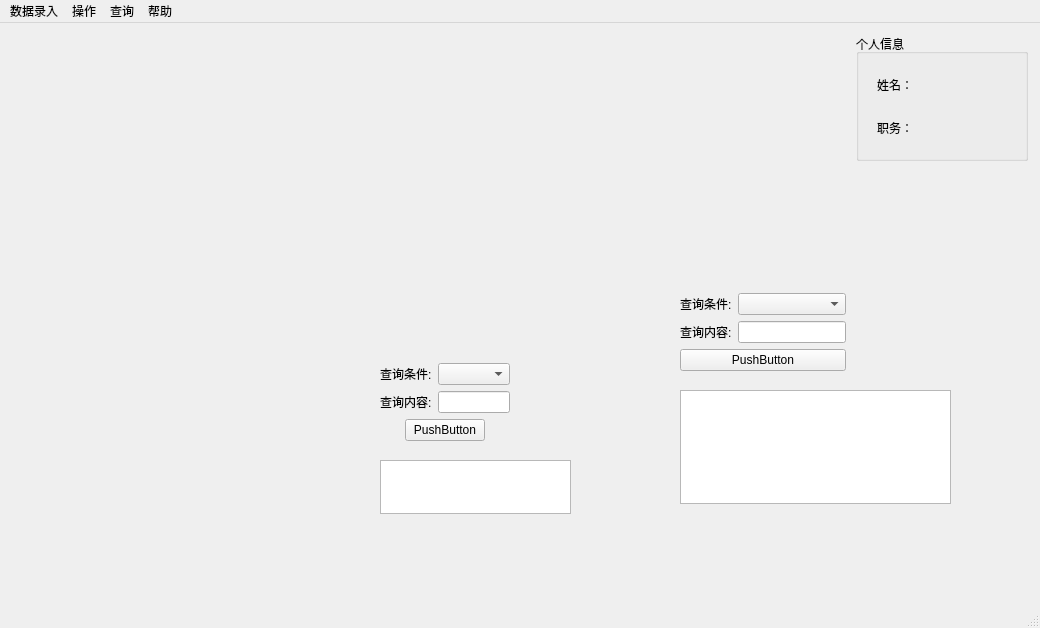
<?xml version="1.0" encoding="UTF-8"?>
<ui version="4.0">
 <class>Admin</class>
 <widget class="QMainWindow" name="Admin">
  <property name="geometry">
   <rect>
    <x>0</x>
    <y>0</y>
    <width>1040</width>
    <height>628</height>
   </rect>
  </property>
  <property name="windowTitle">
   <string>MainWindow</string>
  </property>
  <widget class="QWidget" name="centralwidget">
   <widget class="QGroupBox" name="groupBox_infor">
    <property name="geometry">
     <rect>
      <x>856</x>
      <y>11</y>
      <width>172</width>
      <height>127</height>
     </rect>
    </property>
    <property name="title">
     <string>个人信息</string>
    </property>
    <layout class="QGridLayout" name="gridLayout_2">
     <item row="0" column="0">
      <widget class="QWidget" name="widget" native="true">
       <layout class="QGridLayout" name="gridLayout" rowstretch="2,1,2">
        <item row="0" column="0">
         <layout class="QHBoxLayout" name="horizontalLayout">
          <item>
           <widget class="QLabel" name="label">
            <property name="text">
             <string>姓名：</string>
            </property>
           </widget>
          </item>
          <item>
           <widget class="QLabel" name="lb_name">
            <property name="text">
             <string/>
            </property>
           </widget>
          </item>
         </layout>
        </item>
        <item row="1" column="0">
         <spacer name="verticalSpacer">
          <property name="orientation">
           <enum>Qt::Vertical</enum>
          </property>
          <property name="sizeHint" stdset="0">
           <size>
            <width>20</width>
            <height>18</height>
           </size>
          </property>
         </spacer>
        </item>
        <item row="2" column="0">
         <layout class="QHBoxLayout" name="horizontalLayout_2">
          <item>
           <widget class="QLabel" name="label_2">
            <property name="text">
             <string>职务：</string>
            </property>
           </widget>
          </item>
          <item>
           <widget class="QLabel" name="lb_job">
            <property name="text">
             <string/>
            </property>
           </widget>
          </item>
         </layout>
        </item>
       </layout>
      </widget>
     </item>
    </layout>
   </widget>
   <widget class="QWidget" name="widget_2" native="true">
    <property name="geometry">
     <rect>
      <x>680</x>
      <y>270</y>
      <width>271</width>
      <height>211</height>
     </rect>
    </property>
    <layout class="QGridLayout" name="gridLayout_3">
     <item row="0" column="0">
      <layout class="QHBoxLayout" name="horizontalLayout_5">
       <item>
        <layout class="QVBoxLayout" name="verticalLayout">
         <item>
          <layout class="QHBoxLayout" name="horizontalLayout_3" stretch="1,3">
           <item>
            <widget class="QLabel" name="label_3">
             <property name="text">
              <string>查询条件:</string>
             </property>
            </widget>
           </item>
           <item>
            <widget class="QComboBox" name="cb_serch"/>
           </item>
          </layout>
         </item>
         <item>
          <layout class="QHBoxLayout" name="horizontalLayout_4" stretch="1,3">
           <item>
            <widget class="QLabel" name="label_4">
             <property name="text">
              <string>查询内容:</string>
             </property>
            </widget>
           </item>
           <item>
            <widget class="QLineEdit" name="le_serch"/>
           </item>
          </layout>
         </item>
         <item>
          <widget class="QPushButton" name="btn_serch">
           <property name="text">
            <string>PushButton</string>
           </property>
          </widget>
         </item>
        </layout>
       </item>
       <item>
        <spacer name="horizontalSpacer">
         <property name="orientation">
          <enum>Qt::Horizontal</enum>
         </property>
         <property name="sizeHint" stdset="0">
          <size>
           <width>40</width>
           <height>20</height>
          </size>
         </property>
        </spacer>
       </item>
      </layout>
     </item>
     <item row="1" column="0">
      <spacer name="verticalSpacer_2">
       <property name="orientation">
        <enum>Qt::Vertical</enum>
       </property>
       <property name="sizeType">
        <enum>QSizePolicy::Fixed</enum>
       </property>
       <property name="sizeHint" stdset="0">
        <size>
         <width>20</width>
         <height>13</height>
        </size>
       </property>
      </spacer>
     </item>
     <item row="2" column="0">
      <widget class="QTableWidget" name="tableWidget"/>
     </item>
    </layout>
   </widget>
   <widget class="QWidget" name="widget_3" native="true">
    <property name="geometry">
     <rect>
      <x>380</x>
      <y>340</y>
      <width>191</width>
      <height>151</height>
     </rect>
    </property>
    <layout class="QGridLayout" name="gridLayout_4">
     <item row="0" column="0">
      <layout class="QHBoxLayout" name="horizontalLayout_6" stretch="1,3">
       <item>
        <widget class="QLabel" name="label_5">
         <property name="text">
          <string>查询条件:</string>
         </property>
        </widget>
       </item>
       <item>
        <widget class="QComboBox" name="cb_cond1"/>
       </item>
      </layout>
     </item>
     <item row="1" column="0">
      <layout class="QHBoxLayout" name="horizontalLayout_7" stretch="1,3">
       <item>
        <widget class="QLabel" name="label_6">
         <property name="text">
          <string>查询内容:</string>
         </property>
        </widget>
       </item>
       <item>
        <widget class="QLineEdit" name="le_cont1"/>
       </item>
      </layout>
     </item>
     <item row="1" column="1">
      <spacer name="horizontalSpacer_4">
       <property name="orientation">
        <enum>Qt::Horizontal</enum>
       </property>
       <property name="sizeHint" stdset="0">
        <size>
         <width>225</width>
         <height>20</height>
        </size>
       </property>
      </spacer>
     </item>
     <item row="2" column="0">
      <layout class="QHBoxLayout" name="horizontalLayout_8">
       <item>
        <spacer name="horizontalSpacer_3">
         <property name="orientation">
          <enum>Qt::Horizontal</enum>
         </property>
         <property name="sizeHint" stdset="0">
          <size>
           <width>40</width>
           <height>20</height>
          </size>
         </property>
        </spacer>
       </item>
       <item>
        <widget class="QPushButton" name="btn_serch1">
         <property name="text">
          <string>PushButton</string>
         </property>
        </widget>
       </item>
       <item>
        <spacer name="horizontalSpacer_2">
         <property name="orientation">
          <enum>Qt::Horizontal</enum>
         </property>
         <property name="sizeHint" stdset="0">
          <size>
           <width>40</width>
           <height>20</height>
          </size>
         </property>
        </spacer>
       </item>
      </layout>
     </item>
     <item row="3" column="0">
      <spacer name="verticalSpacer_3">
       <property name="orientation">
        <enum>Qt::Vertical</enum>
       </property>
       <property name="sizeType">
        <enum>QSizePolicy::Fixed</enum>
       </property>
       <property name="sizeHint" stdset="0">
        <size>
         <width>20</width>
         <height>13</height>
        </size>
       </property>
      </spacer>
     </item>
     <item row="4" column="0" colspan="2">
      <widget class="QTableWidget" name="tableWidget_2"/>
     </item>
    </layout>
   </widget>
  </widget>
  <widget class="QMenuBar" name="menubar">
   <property name="geometry">
    <rect>
     <x>0</x>
     <y>0</y>
     <width>1040</width>
     <height>26</height>
    </rect>
   </property>
   <widget class="QMenu" name="menu">
    <property name="title">
     <string>数据录入</string>
    </property>
    <addaction name="separator"/>
    <addaction name="action_add"/>
    <addaction name="separator"/>
    <addaction name="act_delete"/>
    <addaction name="separator"/>
    <addaction name="act_exit"/>
   </widget>
   <widget class="QMenu" name="menu_2">
    <property name="title">
     <string>操作</string>
    </property>
   </widget>
   <widget class="QMenu" name="menuc">
    <property name="title">
     <string>查询</string>
    </property>
    <addaction name="action_queryPerson"/>
    <addaction name="separator"/>
    <addaction name="action_queryAccout"/>
    <addaction name="separator"/>
    <addaction name="action_queryClass"/>
   </widget>
   <widget class="QMenu" name="menu_3">
    <property name="title">
     <string>帮助</string>
    </property>
   </widget>
   <addaction name="menu"/>
   <addaction name="menu_2"/>
   <addaction name="menuc"/>
   <addaction name="menu_3"/>
  </widget>
  <widget class="QStatusBar" name="statusbar"/>
  <action name="action_add">
   <property name="text">
    <string>添加人员</string>
   </property>
  </action>
  <action name="action2">
   <property name="text">
    <string>2</string>
   </property>
  </action>
  <action name="action_queryPerson">
   <property name="text">
    <string>人员信息查询</string>
   </property>
  </action>
  <action name="act_delete">
   <property name="text">
    <string>删除人员</string>
   </property>
  </action>
  <action name="act_exit">
   <property name="text">
    <string>退出</string>
   </property>
  </action>
  <action name="action_queryAccout">
   <property name="text">
    <string>账号信息查询</string>
   </property>
  </action>
  <action name="action_queryClass">
   <property name="text">
    <string>班级信息查询</string>
   </property>
  </action>
 </widget>
 <resources/>
 <connections/>
</ui>
